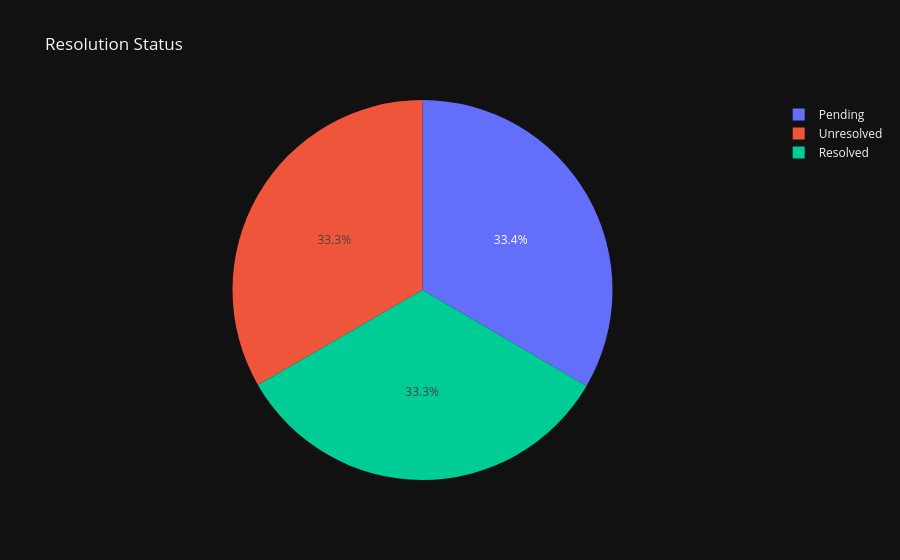

The code cell stored with this chart in its notebook:
### Markdown cell above
Resolution Analytics
Resolution Status Distribution

### Code cell
fig = px.pie(
    df,
    names='Resolution_Status',
    title='Resolution Status'
)

fig.show()

### Figure 1 — Plotly figure (JSON) as saved in the notebook; plotly's stock layout.template omitted (floating-point values rounded to 4 significant figures; data arrays with more than 128 entries replaced by an {"elided": "..."} marker saying what was removed)
{"data": [{"domain": {"x": [0.0, 1.0], "y": [0.0, 1.0]}, "hovertemplate": "Resolution_Status=%{label}<extra></extra>", "labels": {"elided": "80000 str values"}, "legendgroup": "", "name": "", "showlegend": true, "type": "pie"}], "layout": {"legend": {"tracegroupgap": 0}, "title": {"text": "Resolution Status"}}}
